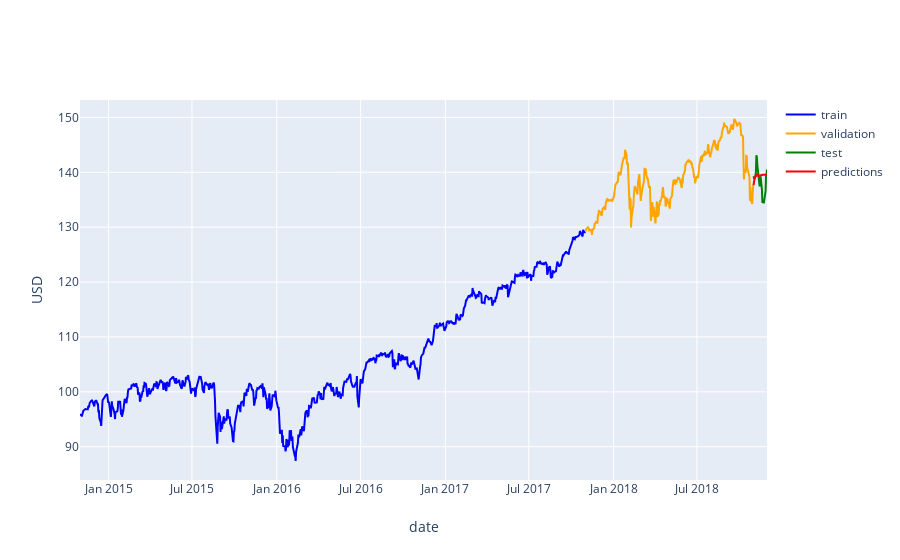

Notebook cell for this chart:
### Code cell
# Plot test predictions
fig = go.Figure()

# Add traces
fig.add_trace(go.Scatter(x=train['date'], 
                         y=train['adj_close'],
                         mode='lines',
                         name='train',
                         line=dict(color='blue')))
fig.add_trace(go.Scatter(x=val['date'], 
                         y=val['adj_close'],
                         mode='lines',
                         name='validation',
                         line=dict(color='orange')))
fig.add_trace(go.Scatter(x=test['date'], 
                         y=test['adj_close'],
                         mode='lines',
                         name='test',
                         line=dict(color='green')))
fig.add_trace(go.Scatter(x=test[:H]['date'], 
                         y=est,
                         mode='lines',
                         name='predictions',
                         line=dict(color='red')))
fig.update_layout(yaxis=dict(title='USD'),
                  xaxis=dict(title='date'))

### Figure 1 — Plotly figure (JSON) as saved in the notebook; plotly's stock layout.template omitted (floating-point values rounded to 4 significant figures; data arrays with more than 128 entries replaced by an {"elided": "..."} marker saying what was removed)
{"data": [{"line": {"color": "blue"}, "mode": "lines", "name": "train", "type": "scatter", "x": {"elided": "756 str values"}, "y": {"elided": "756 float values"}}, {"line": {"color": "orange"}, "mode": "lines", "name": "validation", "type": "scatter", "x": {"elided": "252 str values"}, "y": {"elided": "252 float values"}}, {"line": {"color": "green"}, "mode": "lines", "name": "test", "type": "scatter", "x": ["2018-11-01T00:00:00", "2018-11-02T00:00:00", "2018-11-05T00:00:00", "2018-11-06T00:00:00", "2018-11-07T00:00:00", "2018-11-08T00:00:00", "2018-11-09T00:00:00", "2018-11-12T00:00:00", "2018-11-13T00:00:00", "2018-11-14T00:00:00", "2018-11-15T00:00:00", "2018-11-16T00:00:00", "2018-11-19T00:00:00", "2018-11-20T00:00:00", "2018-11-21T00:00:00", "2018-11-23T00:00:00", "2018-11-26T00:00:00", "2018-11-27T00:00:00", "2018-11-28T00:00:00", "2018-11-29T00:00:00", "2018-11-30T00:00:00"], "y": [139.3, 138.7, 139.4, 140.2, 143.1, 142.8, 141.3, 138.6, 138.4, 137.4, 139.0, 139.3, 136.8, 134.4, 135.1, 134.3, 136.4, 136.6, 139.8, 139.5, 140.5]}, {"line": {"color": "red"}, "mode": "lines", "name": "predictions", "type": "scatter", "x": ["2018-11-01T00:00:00", "2018-11-02T00:00:00", "2018-11-05T00:00:00", "2018-11-06T00:00:00", "2018-11-07T00:00:00", "2018-11-08T00:00:00", "2018-11-09T00:00:00", "2018-11-12T00:00:00", "2018-11-13T00:00:00", "2018-11-14T00:00:00", "2018-11-15T00:00:00", "2018-11-16T00:00:00", "2018-11-19T00:00:00", "2018-11-20T00:00:00", "2018-11-21T00:00:00", "2018-11-23T00:00:00", "2018-11-26T00:00:00", "2018-11-27T00:00:00", "2018-11-28T00:00:00", "2018-11-29T00:00:00", "2018-11-30T00:00:00"], "y": [137.7, 138.4, 139.3, 139.3, 139.3, 139.6, 139.7, 139.4, 139.3, 139.4, 139.4, 139.5, 139.5, 139.5, 139.6, 139.6, 139.5, 139.5, 139.5, 139.5, 139.5]}], "layout": {"xaxis": {"title": {"text": "date"}}, "yaxis": {"title": {"text": "USD"}}}}
